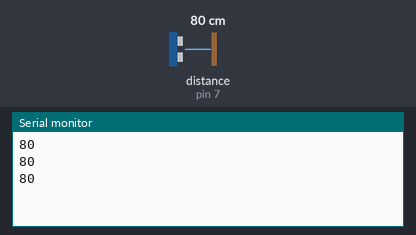
Simulated run of this sketch. Board: Arduino Uno, built with avr-gcc and run on an emulated ATmega328P. On the bench: the last lines printed to the serial monitor. Inputs (shaded band) come from the test bench; at power-on: distance to the obstacle (sensor on pin 7) 80 cm.

Above: at 1.3 s.
1.4 s: distance to the obstacle (sensor on pin 7) set to 2 cm
At 1.9 s:
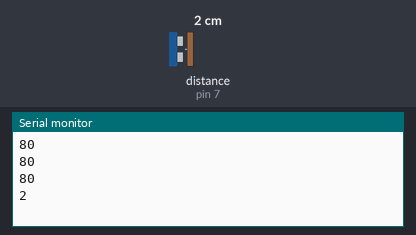
2.9 s: distance to the obstacle (sensor on pin 7) set to 4 cm
At 3.4 s:
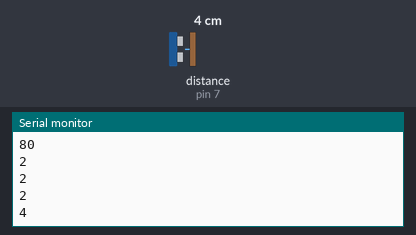
Timing chart, 0 to 5.9 s (numbered marks = the images above; inputs shaded):
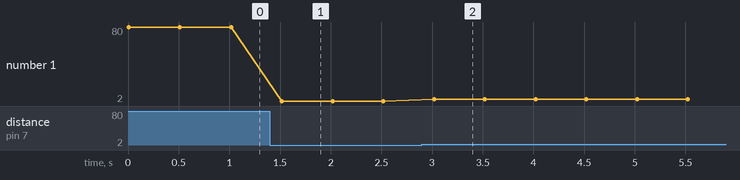

The sketch:

sketch_may27a.ino
```cpp
#include <Wire.h>
#include "Ultrasonic.h"

Ultrasonic ultrasonic(7);

void setup() {
  Serial.begin(9600);
  Wire.begin();
}

void loop() {
  // Leer la distancia en centímetros del sensor HCSR04
  long RangeInCentimeters = ultrasonic.MeasureInCentimeters();
  // Imprimir los datos en una misma línea
  Serial.println(RangeInCentimeters);

  delay(500);
}
```

Measured:
- after the input at 1.4 s, the serial monitor: prints a new line after 0.12 s (image 1)
- after the input at 2.9 s, the serial monitor: prints a new line after 0.12 s (image 2)
- plotted number 1: 80 → 2 after the input at 1.4 s, 2 → 4 after the input at 2.9 s
